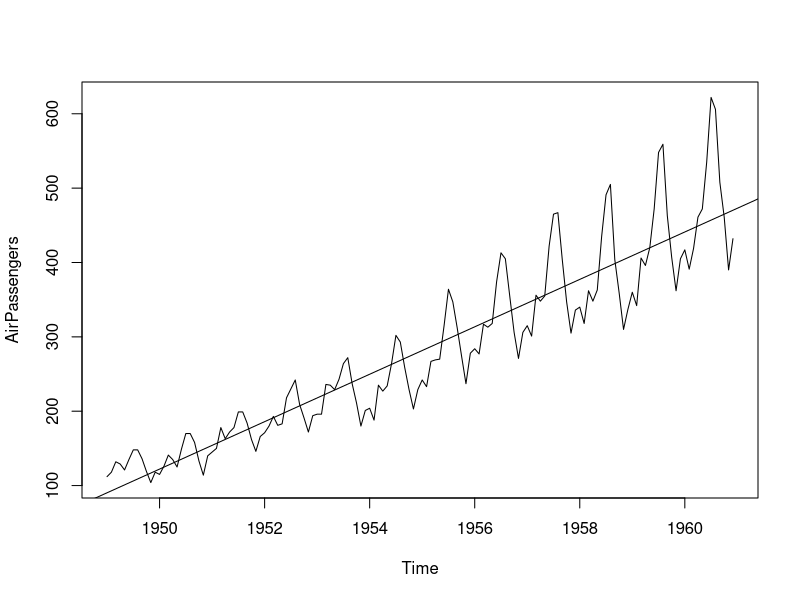
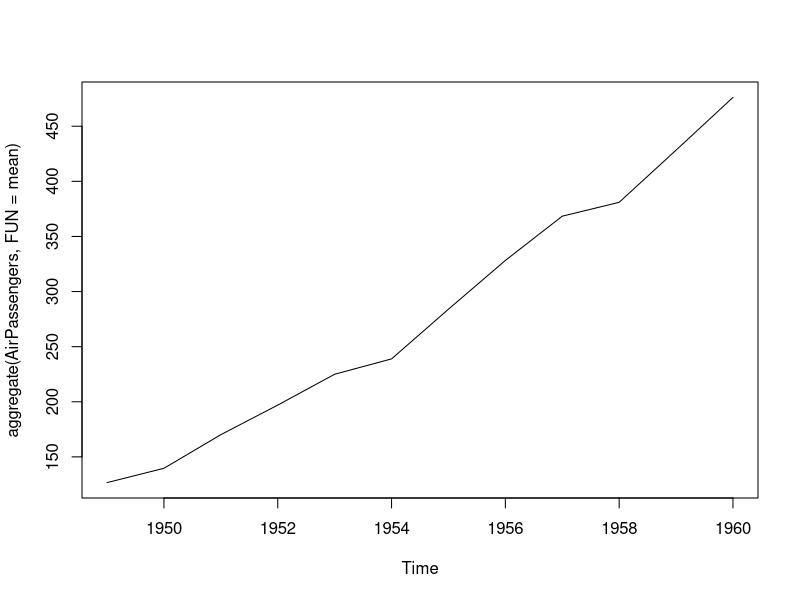
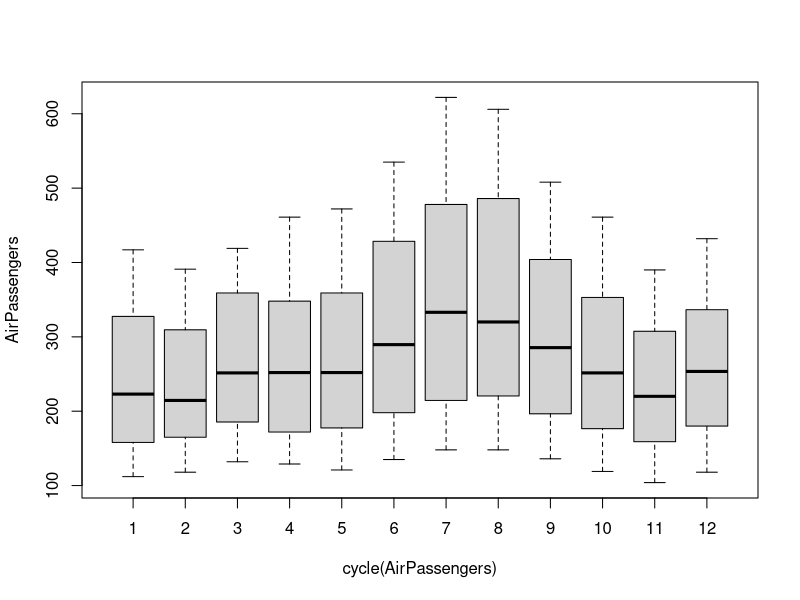
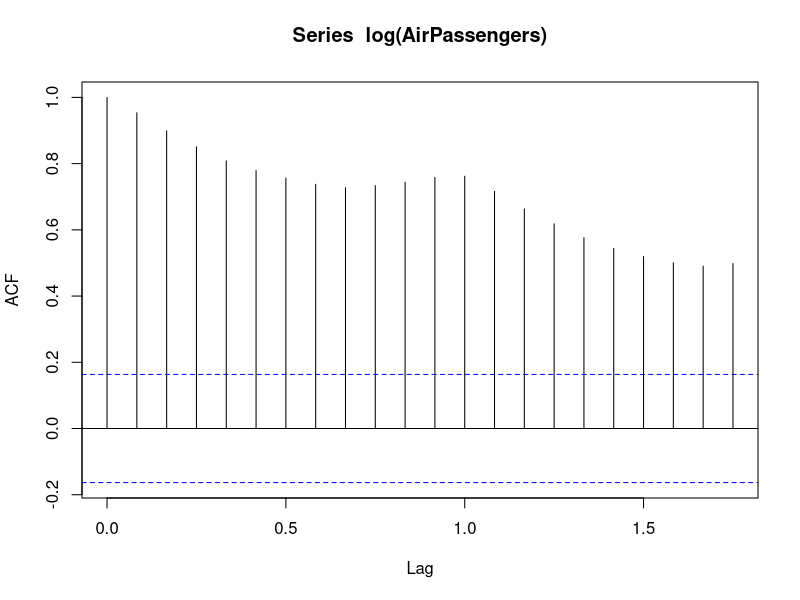
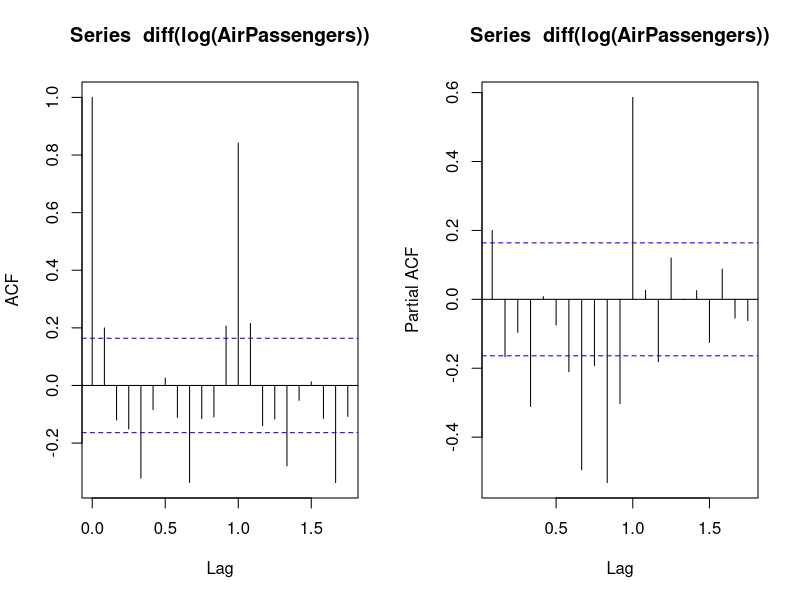
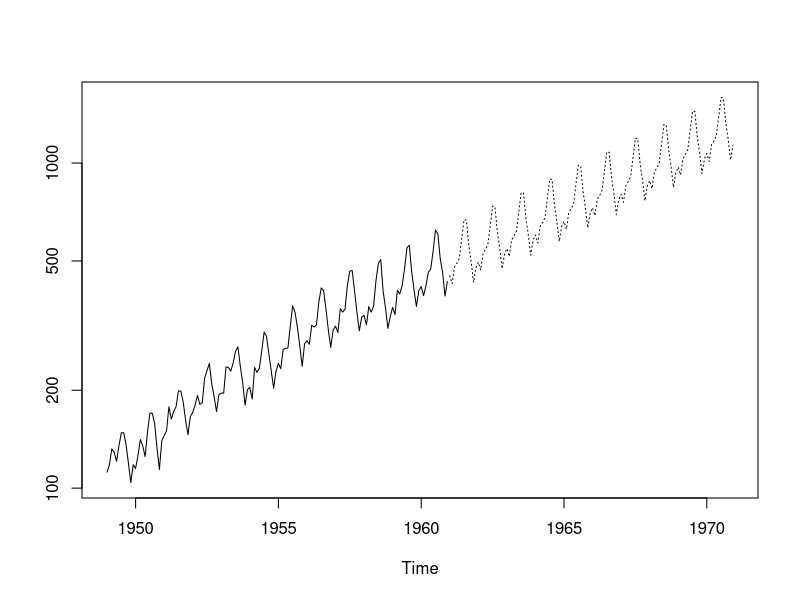

The R script that drew these images, in order:
data("AirPassengers")
class(AirPassengers)


#This is the start of the time series
start(AirPassengers)

#This is the end of the time series
end(AirPassengers)

#The cycle of this time series is 12months in a year
frequency(AirPassengers)

#The number of passengers are distributed across the spectrum
summary(AirPassengers)

plot(AirPassengers)
abline(reg=lm(AirPassengers~time(AirPassengers)))

#This will print the cycle across years.
cycle(AirPassengers)

#This will aggregate the cycles and display a year on year trend
plot(aggregate(AirPassengers, FUN = mean))

#Box plot across months will give us a sense on seasonal effect
boxplot(AirPassengers~cycle(AirPassengers))


## important shit

# 1 - The year on year trend clearly shows that the #passengers have been increasing without fail.
# 2 - The variance and the mean value in July and August is much higher than rest of the months.
# 3 - Even though the mean value of each month is quite different their variance is small. Hence,
#     we have strong seasonal effect with a cycle of 12 months or less.


# ARMA

#  ARMA model, AR stands for auto-regression and MA stands for moving average

library(tseries)

# We see that the series is stationary enough to do any kind of time series modelling.
adf.test(diff(log(AirPassengers)), alternative="stationary", k=0)

acf(log(AirPassengers))

# Clearly, the decay of ACF chart is very slow, which means that the population is not stationary.
# We have already discussed above that we now intend to regress on the difference of logs rather than log directly.
# Let’s see how ACF and PACF curve come out after regressing on the difference.
par(mfrow=c(1,2))
acf(diff(log(AirPassengers)))
pacf(diff(log(AirPassengers)))

# Pred?

(fit <- arima(log(AirPassengers), c(0, 1, 1),seasonal = list(order = c(0, 1, 1), period = 12)))

pred <- predict(fit, n.ahead = 10*12)

par(mfrow=c(1,1))
ts.plot(AirPassengers,2.718^pred$pred, log = "y", lty = c(1,3))






AirPassengers
